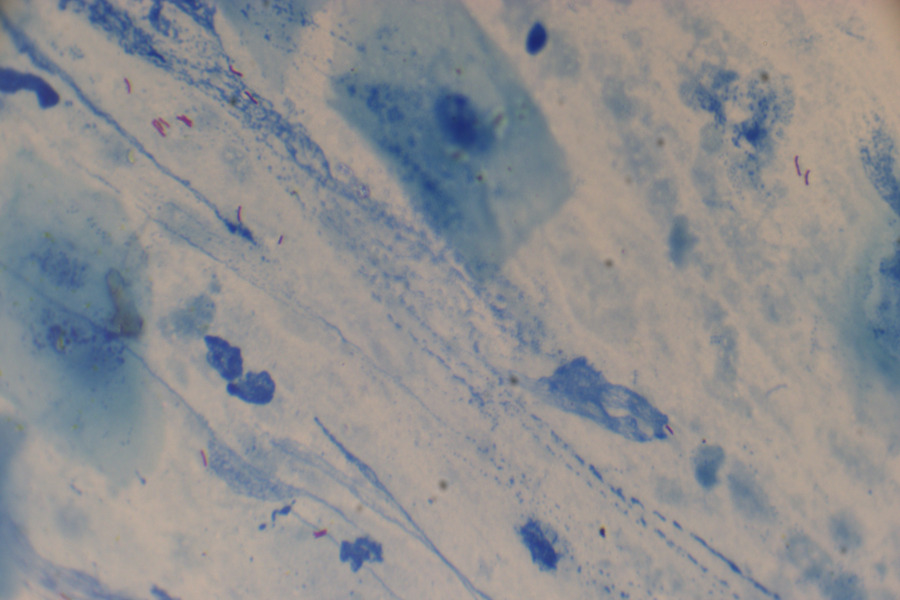
#> input picture lecture10_cv_python/data/bacillus/22727.jpg, 900 x 600 px
$ jupyter execute --allow-errors show_bacillus.ipynb   (shell and % lines are left out)
#> lines starting #> are read from the running program, lines starting #| are printed output that depends on the picture; after the words box and inside, x2 and y2 are one past the last pixel; in counts of white or black regions, pixels touching at a corner belong together
[cell 1]
# These imports let you use opencv
import cv2 #opencv itself
import numpy as np # matrix manipulations

#the following are to do with this interactive notebook code
from matplotlib import pyplot as plt # this lets you draw inline pictures in the notebooks
import pylab # this allows you to control figure size
pylab.rcParams['figure.figsize'] = (5, 5) # this controls figure size in the notebook

[cell 2]
image=cv2.imread('data/bacillus/22727.jpg')
#> image is the input picture: shape (600, 900, 3); mean B, G, R 144.7, 142.7, 142.3
image = cv2.cvtColor(image, cv2.COLOR_BGR2RGB)

plt.imshow(image)
plt.show()

[cell 3]
import json
annot_file_name = "data/bacillus/22727.json"
#> (the rest of this cell did not finish here and is left out)

#> (a cell that did not finish here is left out)

[cell 5]
to_show = image.copy()
#> (the rest of this cell did not finish here and is left out)

[cell 6]
# Zoom a region
region = to_show[:300, :300]
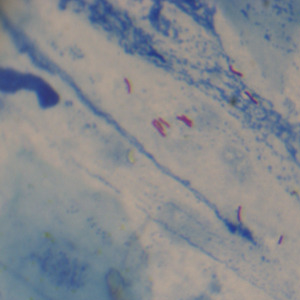
#> region: shape (300, 300, 3); mean R, G, B 133.9, 137.8, 142.9
region = cv2.resize(region, (600, 600))
#> region: shape (600, 600, 3)
plt.imshow(region)
plt.show()

## Detect bacillus

[cell 7]
transformed = cv2.cvtColor(image, cv2.COLOR_RGB2HSV)
#> transformed: shape (600, 900, 3); mean H, S, V 56.2, 33.3, 153.2
h, s, v=cv2.split(transformed)
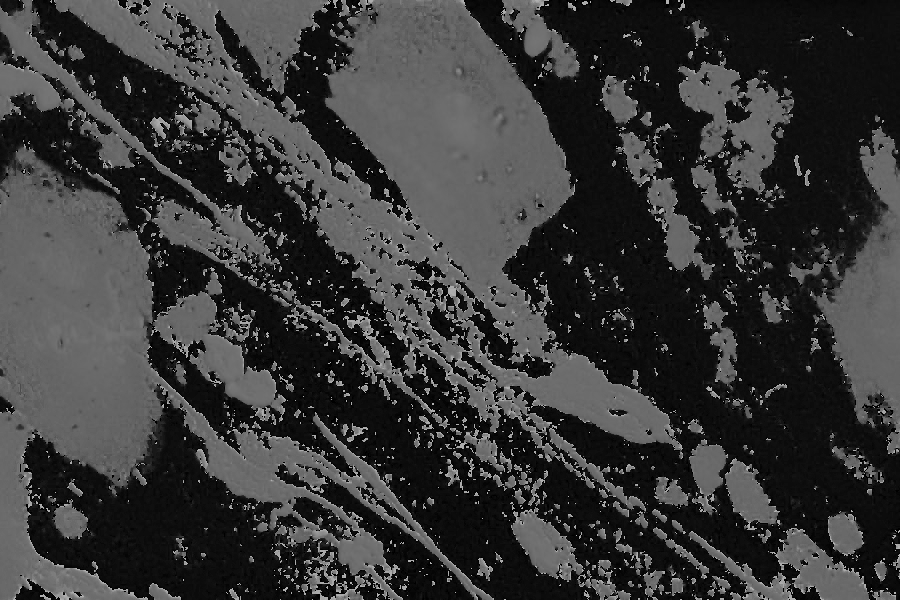
#> h: shape (600, 900); min 0, max 179, mean 56.2
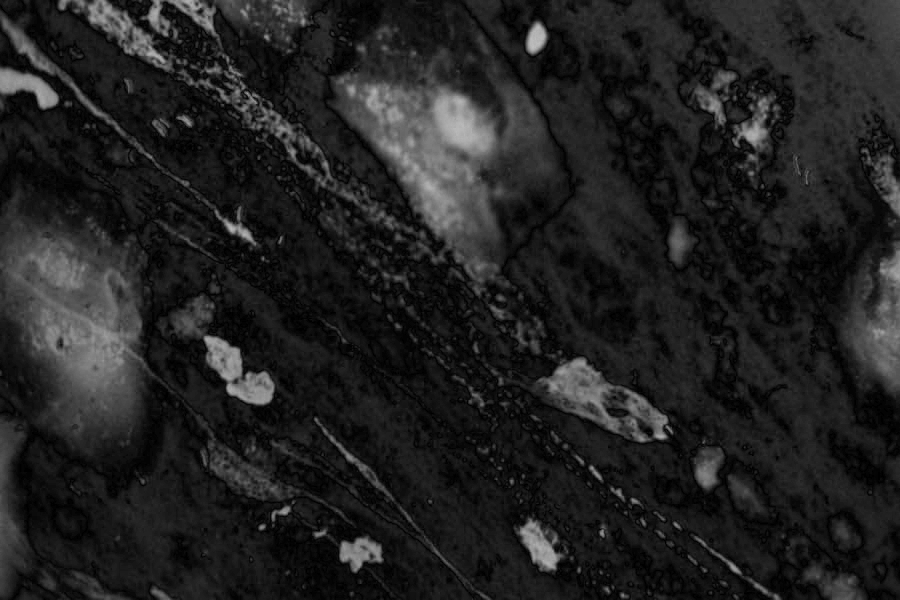
#> s: shape (600, 900); min 0, max 191, mean 33.3
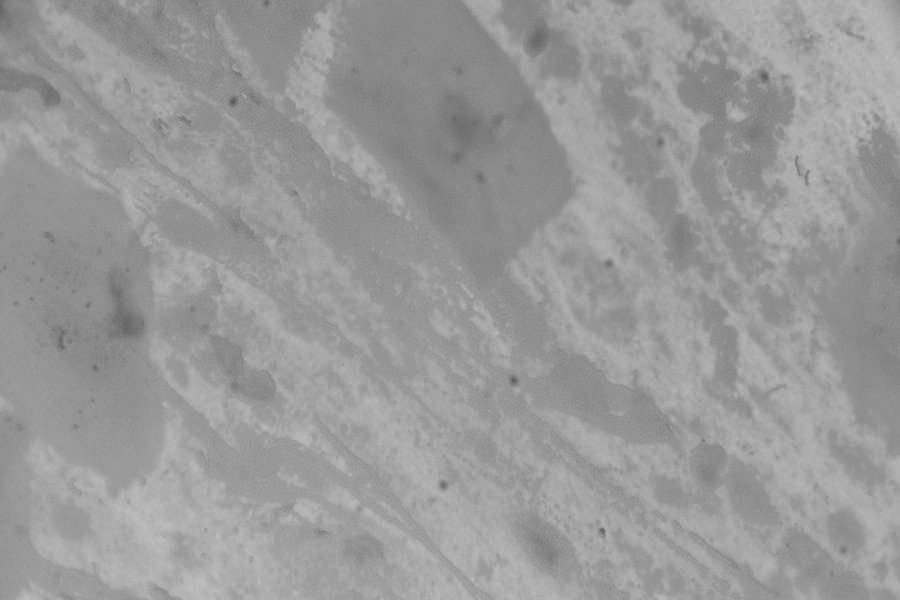
#> v: shape (600, 900); min 87, max 191, mean 153.2
plt.imshow(image)
plt.show()
plt.imshow(h, cmap='gray')

[cell 8]
is_bacillus = cv2.inRange(h, 130, 160)
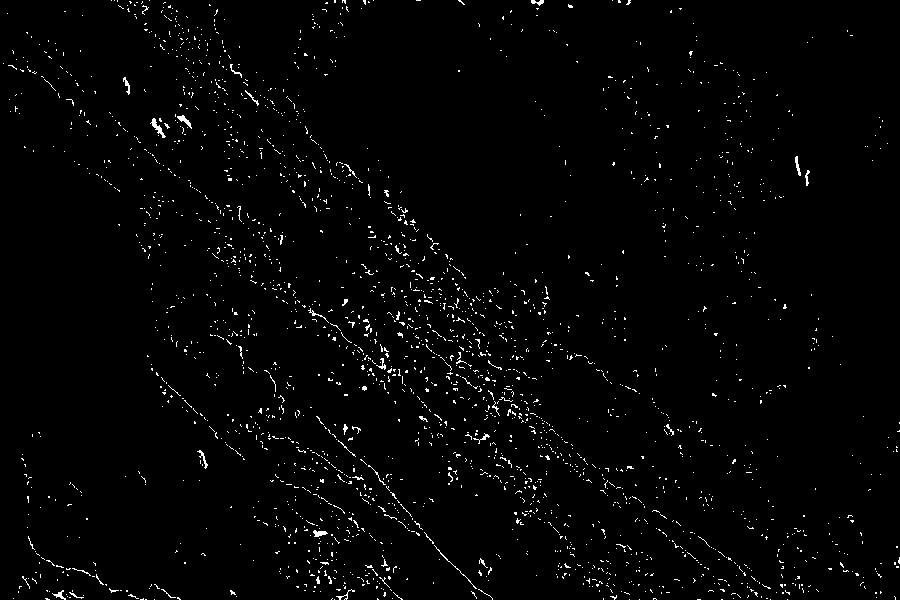
#> is_bacillus: shape (600, 900); 1.8% white in thin lines or dots
plt.imshow(is_bacillus, cmap='gray')

[cell 9]
num_labels, labels, stats, centroids = cv2.connectedComponentsWithStats(is_bacillus, connectivity=8)
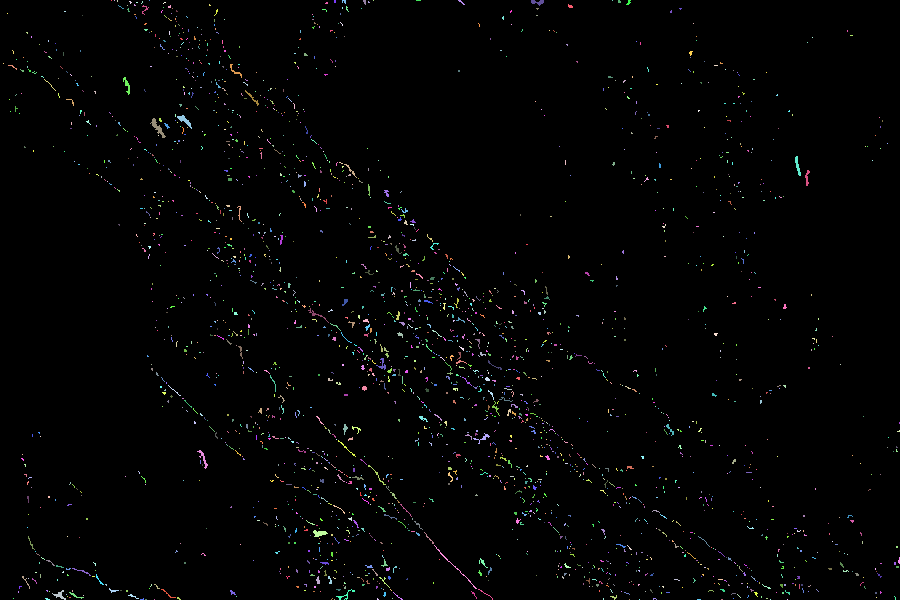
#> labels: shape (600, 900) int32; 2439 distinct labels, from 0 to 2438; one colour per label, 0 black
#> num_labels = 2439; stats = 2439 rows, first 6: [0, 0, 900, 600, 530445], [111, 0, 1, 1, 1], [114, 0, 1, 1, 1], [117, 0, 1, 2, 2], [129, 1, 3, 3, 5], [141, 1, 2, 3, 3]; centroids = 2439 pairs, first value 3 to 899, second value 0 to 599

# Define los valores mínimo y máximo para el número de elementos en una componente conectada
min_area = 30  # Valor mínimo
max_area = 300  # Valor máximo

# Itera sobre las etiquetas
for label in range(1, num_labels):
    area = stats[label, cv2.CC_STAT_AREA]
    if min_area <= area <= max_area:
        # La componente conectada está dentro del rango deseado
        continue
    else:
        # Elimina la componente conectada configurando todos los píxeles en 0
        is_bacillus[labels == label] = 0
#> this loop made 2438 passes
#> area on passes 14, 24: 44, 21
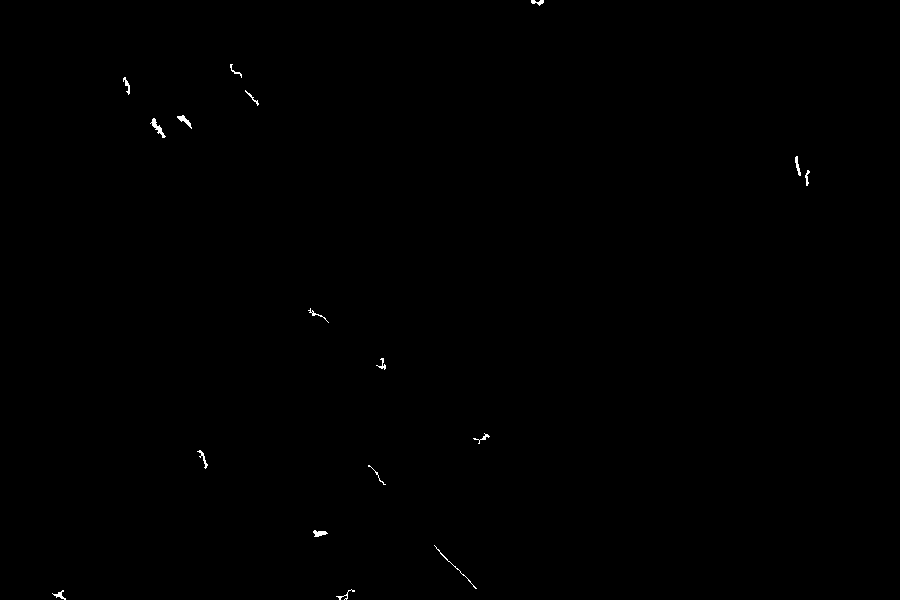
#> is_bacillus: shape (600, 900); 0.16% white in thin lines or dots, all inside (x1, y1, x2, y2) = (52, 0, 810, 600)

plt.imshow(image)
plt.show()
plt.imshow(is_bacillus)

[cell 10]
num_labels, labels, stats, centroids = cv2.connectedComponentsWithStats(is_bacillus, connectivity=8)
#> labels: shape (600, 900) int32; 18 distinct labels, from 0 to 17
#> num_labels = 18; stats = 18 rows, first 6: [0, 0, 900, 600, 539138], [531, 0, 13, 6, 44], [230, 64, 12, 14, 36], [123, 77, 7, 18, 51], [245, 90, 14, 16, 38], [177, 115, 15, 14, 71]; centroids = 18 rows, first 8: [449.7, 299.5], [537.2, 1.82], [234.9, 70.61], [126.6, 84.86], [252.1, 97.66], [184.2, 120.1], [157.2, 127.3], [797.3, 165.4]

# Define los valores mínimo y máximo para el número de elementos en una componente conectada
min_area = 30  # Valor mínimo
max_area = 300  # Valor máximo

boxes = []

# Itera sobre las etiquetas
for label in range(1, num_labels):
    area = stats[label, cv2.CC_STAT_AREA]
    if min_area <= area <= max_area:
        left = stats[label, cv2.CC_STAT_LEFT]
        top = stats[label, cv2.CC_STAT_TOP]
        width = stats[label, cv2.CC_STAT_WIDTH]
        height = stats[label, cv2.CC_STAT_HEIGHT]
        boxes.append((left, top, width, height))
        # La componente conectada está dentro del rango deseado
        continue
    else:
        # Elimina la componente conectada configurando todos los píxeles en 0
        is_bacillus[labels == label] = 0
#> this loop made 17 passes
#> (area, left, top, width, height) on passes 1 to 12: (44, 531, 0, 13, 6), (36, 230, 64, 12, 14), (51, 123, 77, 7, 18), (38, 245, 90, 14, 16), (71, 177, 115, 15, 14), (95, 150, 118, 16, 20), (56, 795, 156, 6, 20), (39, 805, 170, 5, 16), (42, 308, 308, 21, 15), (41, 376, 358, 10, 12), (42, 473, 433, 17, 11), (53, 197, 450, 11, 19)
#> after the loop, boxes = 17 items, first 6: (531, 0, 13, 6), (230, 64, 12, 14), (123, 77, 7, 18), (245, 90, 14, 16), (177, 115, 15, 14), (150, 118, 16, 20)

delta = 3
to_show = image.copy()
for l, t, w, h in boxes:
    cv2.rectangle(to_show, (l-delta, t-delta, w+2*delta, h+2*delta), (255, 255, 0), 1)
#> this loop made 17 passes
#> (l, t, w, h) on passes 1 to 12: (531, 0, 13, 6), (230, 64, 12, 14), (123, 77, 7, 18), (245, 90, 14, 16), (177, 115, 15, 14), (150, 118, 16, 20), (795, 156, 6, 20), (805, 170, 5, 16), (308, 308, 21, 15), (376, 358, 10, 12), (473, 433, 17, 11), (197, 450, 11, 19)
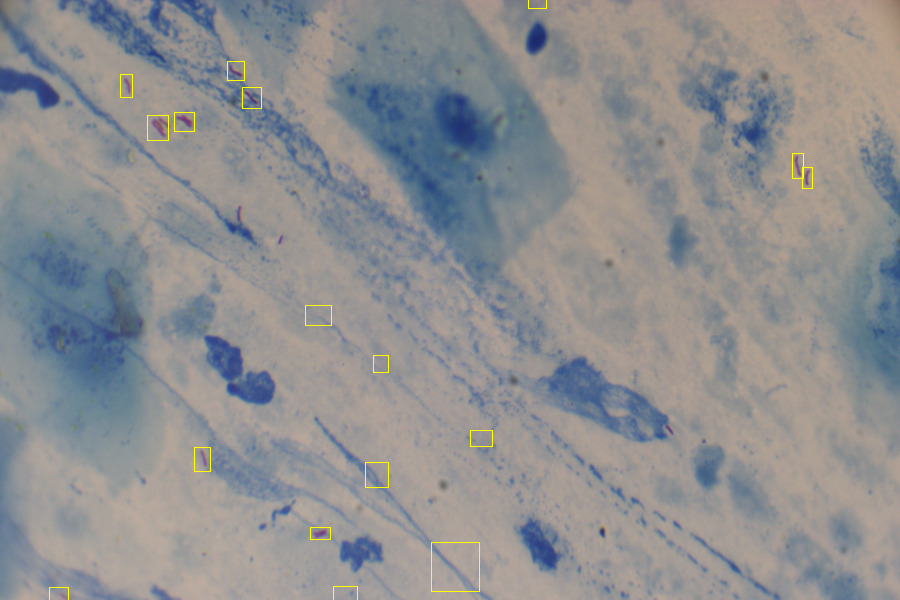
#> to_show: shape (600, 900, 3); mean R, G, B 142.6, 142.9, 144.3
plt.imshow(to_show)

$ run again, with lecture10_cv_python/data/bacillus/22732.jpg copied over lecture10_cv_python/data/bacillus/22727.jpg
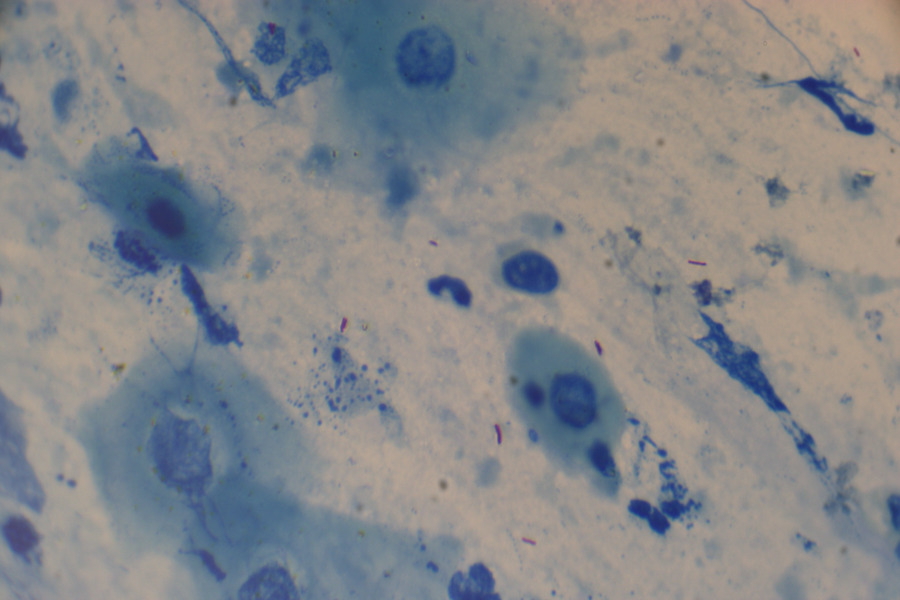
#> input picture lecture10_cv_python/data/bacillus/22732.jpg, 900 x 600 px
#> image is the input picture: shape (600, 900, 3); mean B, G, R 137.4, 135, 133.4
#> transformed: shape (600, 900, 3); mean H, S, V 54.1, 43.9, 147.6
#> `num_labels, labels, stats, centroids = cv2.connectedComponentsWithStat..`: num_labels = 1124; stats = 1124 rows, first 6: [0, 0, 900, 600, 536385], [25, 0, 1, 2, 2], [43, 0, 5, 2, 6], [50, 1, 3, 3, 3], [115, 0, 1, 5, 5], [128, 0, 5, 4, 6]; centroids = 1124 pairs, first value 0 to 897, second value 0 to 599
#> the loop `for label in range(1, num_labels):` made 1123 passes
#> area on pass 44: 31
#> after the loop `for label in range(1, num_labels):`:
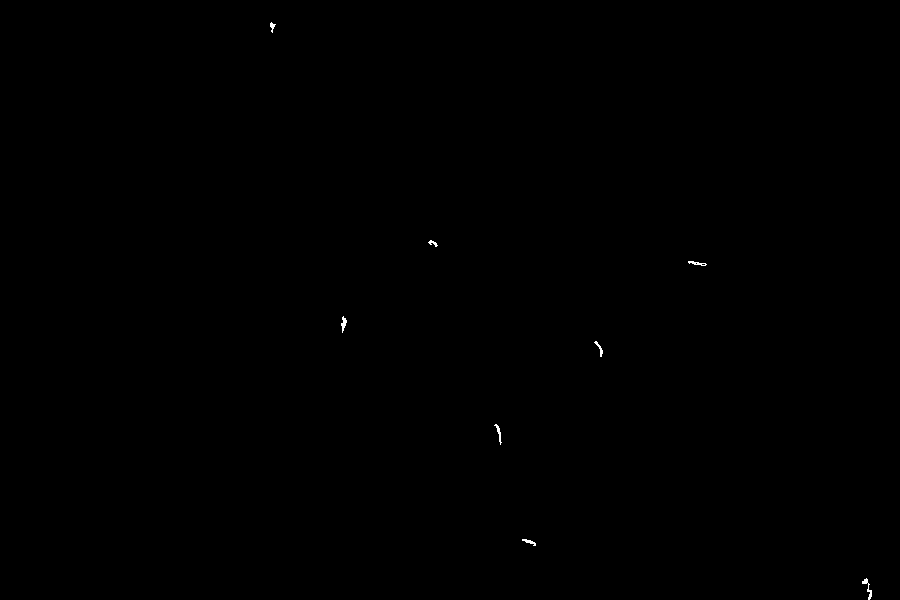
#> is_bacillus: shape (600, 900); 0.07% white in thin lines or dots, all inside (x1, y1, x2, y2) = (270, 22, 872, 600)
#> `num_labels, labels, stats, centroids = cv2.connectedComponentsWithStat..`: num_labels = 9; stats = [[0, 0, 900, 600, 539639], [270, 22, 6, 11, 31], [428, 240, 10, 7, 31], [688, 261, 19, 5, 46], [341, 316, 6, 17, 52], [594, 341, 9, 16, 43], [494, 424, 8, 21, 50], [522, 539, 14, 7, 42], [862, 578, 10, 22, 66]]; centroids = [[449.4, 299.4], [271.9, 26.13], [432.6, 242.8], [696.6, 262.9], [343.3, 323.2], [599, 348.1], [498.4, 432.5], [529, 541.5], [867.4, 587.8]]
#> the loop `for label in range(1, num_labels):` made 8 passes
#> (area, left, top, width, height) on passes 1 to 8: (31, 270, 22, 6, 11), (31, 428, 240, 10, 7), (46, 688, 261, 19, 5), (52, 341, 316, 6, 17), (43, 594, 341, 9, 16), (50, 494, 424, 8, 21), (42, 522, 539, 14, 7), (66, 862, 578, 10, 22)
#> after the loop `for label in range(1, num_labels):`: boxes = [(270, 22, 6, 11), (428, 240, 10, 7), (688, 261, 19, 5), (341, 316, 6, 17), (594, 341, 9, 16), (494, 424, 8, 21), (522, 539, 14, 7), (862, 578, 10, 22)]
#> the loop `for l, t, w, h in boxes:` made 8 passes
#> after the loop `for l, t, w, h in boxes:`:
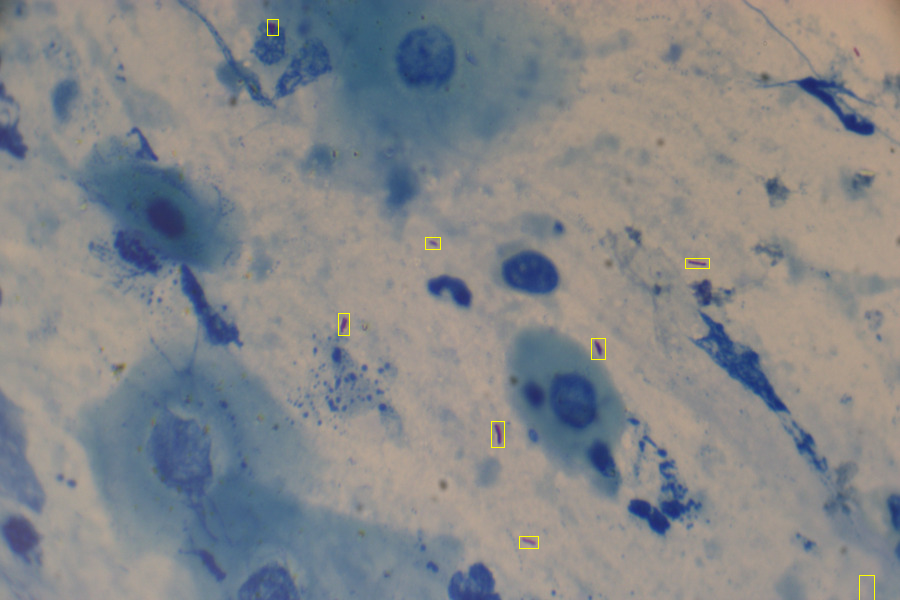
#> to_show: shape (600, 900, 3); mean R, G, B 133.5, 135.1, 137.2
